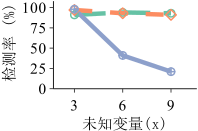

Write the R code that produced this figure.
library(grid)
library(ggplot2)
library(extrafont)
require("RColorBrewer")
require(scales)
font_import()
loadfonts()

mywidth=2
myheight=1.4
my_value=c(1,5,10)
my_line=c("longdash","dashed","solid")

if(T){
    args <- commandArgs(trailingOnly = TRUE)
    x1 <- read.table("varyModifyPos_linux.data",header=TRUE)
    cairo_pdf(file="varyModifyPos_linux.pdf", width=mywidth, height=myheight)
    # x1$ID <- factor(x1$ID, levels=c("1K","5K","10K"), labels=c("W=1K","W=5K","W=10K"))
    x1$type <- factor(x1$type, levels=c("firstFeature","minFeature","allFeature"), labels=c("firstFeature","minFeature","allFeature"))
    ggplot(data=x1, aes(x=ID,y=ratio,shape=type,linetype=type, colour=type)) +
    geom_line(size=1.5) + 
    geom_point(size=2, stroke=0.75, fill="white") +
    scale_shape_manual(values=c(my_value)) +
    scale_colour_brewer(palette = "Set2") + 
    scale_linetype_manual(values=c(my_line)) +
    coord_cartesian(ylim=c(0.048, 1.03),xlim=c(0.7,3.4)) +
    scale_x_continuous(breaks=c(1,2,3),labels=c("3", "6", "9")) +
    scale_y_continuous(breaks=seq(0, 1, 0.25), labels=format(seq(0, 100, 25), scientific=FALSE)) +
    ylab("检测率 (%)") +
    xlab("未知变量(x)") +
    theme_bw() +
    theme(
        panel.grid.major=element_blank(), panel.grid.minor=element_blank(),
	    panel.background=element_blank(), 
	    # panel.border=element_rect(size=0.5),
	    panel.border = element_blank(),
	    axis.line=element_line(colour="black", size=0.3),
	    axis.ticks=element_line(size=0.3),
        axis.text.x=element_text(margin=margin(5,0,0,0), angle=0, hjust=0.5, colour="black", size=11,family="Times New Roman"),
        axis.title.y=element_text(size=11,  hjust=0.85,family="SimSun"),
        axis.text.y=element_text(margin=margin(0, 2, 0, 0),colour="black",size=11,family="Times New Roman"),
        axis.title.x=element_text(size=11,family="SimSun"),
        legend.title = element_blank(),
        legend.key.size=unit(0.3, "cm"),
        legend.text=element_text(size=20),
        # legend.position=c(0.3,0.82),
        legend.position="none",
        legend.direction="vertical",
        legend.margin = margin(t = 0, unit='cm'),
        plot.margin=unit(c(0.1,0.1,0.1,0.1), "cm")
    )
}
